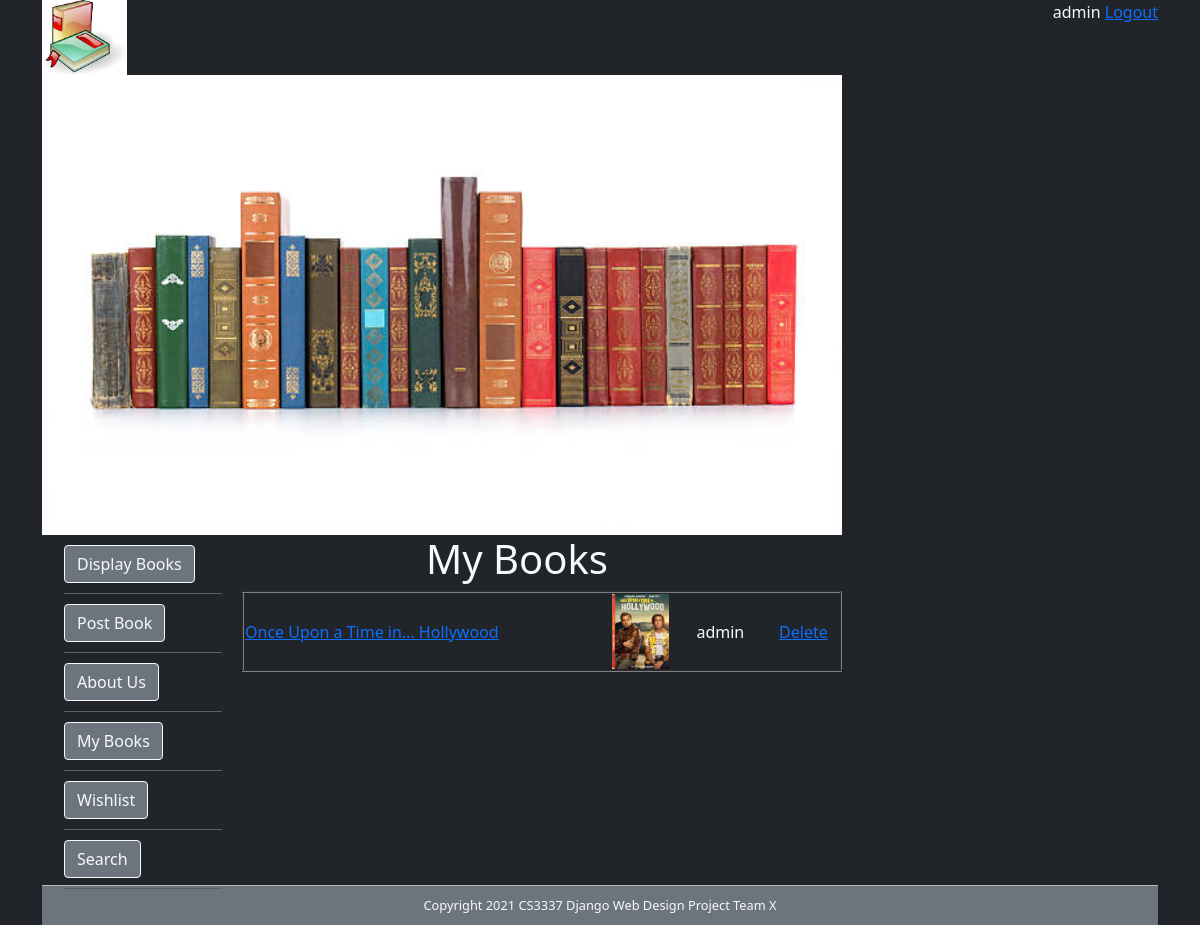
Page /mybooks (signed in) on the committed database.
### bookMng/models.py (models this page shows, shortened)
class MainMenu(models.Model):
    item = models.CharField(max_length=200, unique=True)
    link = models.CharField(max_length=200, unique=True)

class Book(models.Model):
    name = models.CharField(max_length=200)
    web = models.URLField(max_length=200)
    price = models.DecimalField(decimal_places=2, max_digits=6)
    publishdate = models.DateField(auto_now=True)
    picture = models.FileField(upload_to='bookEx/static/uploads')
    pic_path = models.CharField(max_length=300, editable=False, blank=True)
    username = models.ForeignKey(User, blank=True, null=True, on_delete=models.CASCADE)

### bookMng/views.py (the view)
# urls.py: path('mybooks', views.mybooks, name='mybooks'),
@login_required(login_url=reverse_lazy('login'))
def mybooks(request):
    books = Book.objects.filter(username=request.user)
    for b in books:
        b.pic_path = b.picture.url[14:]
    return render(request,
                  'bookMng/mybooks.html',
                  {
                      'item_list': MainMenu.objects.all(),
                      'books': books,
                  }
                  )

### bookEx/templates/bookMng/mybooks.html
{% extends "base.html" %}
{% load static %}
{% block sidenav %}
    {% for item in item_list %}
        <li>
            <a href="{{ item.link}}">
                <button type="button" class="btn btn-secondary btn-outline-light">{{ item.item }} </button>
            </a>
        </li>
    {% endfor %}
{% endblock sidenav %}
{% block content %}
    <h1 align="center"> My Books </h1>
    <table align="center" border="2" width="600">
    {% for book in books %}
        <tr>
            <td>
                <a href="book_detail/{{ book.id }}"> {{ book.name }}</a>
            </td>
            <td>
                <img src="{% static book.pic_path %}" height="75">
            </td>
            <td>
                {{ book.username }}
            </td>
            <td align="center">
                <a href="book_delete/{{ book.id }}"> Delete </a>
            </td>
        </tr>
    {% endfor %}
    </table>
{% endblock content%}

### bookEx/templates/base.html (shortened to what this page needs)
<link href="https://cdn.jsdelivr.net/npm/bootstrap@5.1.3/dist/css/bootstrap.min.css"
      rel="stylesheet"
>
{% load static %}
<!DOCTYPE html>
<html lang="en">
<head>
    <link href="{% static 'main.css' %}" rel="stylesheet" type="text/css">
</head>
<body class="container bg-dark text-light">
<div>
    <header>
        <div id="logo">
            <img src="{% static 'logo.jpg' %}" height="75" alt="" />
            <span style="float: right;">
                {% if user.is_authenticated %}
                    {{ user.username }}
                    <a href="{% url 'logout' %}?next=/">Logout</a>
                {% else %}
                     Not logged in
                    <a href="{% url 'login' %}?next=/">Login</a>
                {% endif %}
            </span>
        </div>
        <div id="topbanner">
            <img src="{% static 'topbanner.jpg' %}" width="800" alt="" />
        </div>
    </header>
    <aside id="leftsidebar" >
        <nav id="nav">
            <ul>
                {% block sidenav %}{% endblock sidenav %}
            </ul>
        </nav>
    </aside>
    <section id="main">
        {% block content %}{% endblock content %}
    </section>
    <footer id="footer" class="bg-secondary text-light">
        Copyright 2021 CS3337 Django Web Design Project Team X
    </footer>
</div>
</body>
</html>

### bookEx/static/main.css (style rules this page uses)
#footer { text-align: center; font-size: 0.8em; margin-top: 5px; padding-top: 10px; padding-bottom: 10px; background-color: #FFFFFF; border-top: thin solid #BBBBBB; clear: both; color: #969696 }
#leftsidebar { width: 180px; height: 350px; float: left; }
#nav li { padding-top: 10px; padding-bottom: 10px; font-size: 1em; list-style-type: none; border-bottom: thin solid #5F5F5F; color: #4C4C4C; left: 0px; list-style-position: inside; margin-left: -10px; }
#main { width: 560px; float: left; margin-left: 20px; margin-right: 10px; padding-right: 10px; }

### rows in the picture
MainMenu: item "Display Books"
MainMenu: item "Post Book"
MainMenu: item "About Us"
MainMenu: item "My Books"
MainMenu: item "Wishlist"
MainMenu: item "Search"
Book: name "Once Upon a Time in... Hollywood", username "admin"

### other values in the picture
{{ user.username }} "admin"
